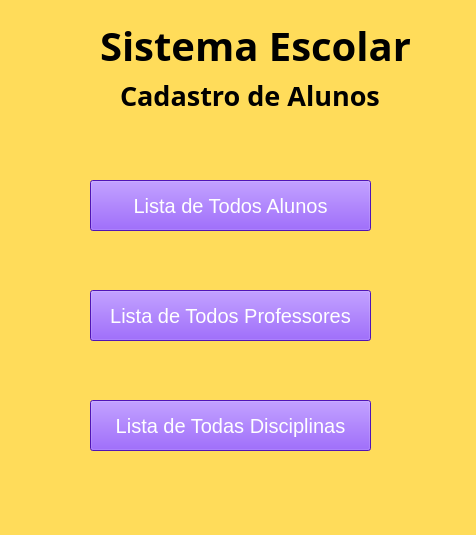
<?xml version="1.0" encoding="UTF-8"?>
<ui version="4.0">
 <class>MainWindow</class>
 <widget class="QMainWindow" name="MainWindow">
  <property name="geometry">
   <rect>
    <x>0</x>
    <y>0</y>
    <width>476</width>
    <height>535</height>
   </rect>
  </property>
  <property name="windowTitle">
   <string>MainWindow</string>
  </property>
  <property name="styleSheet">
   <string notr="true">background-color: rgb(255, 220, 90);</string>
  </property>
  <widget class="QWidget" name="centralwidget">
   <widget class="QPushButton" name="list_aluno">
    <property name="geometry">
     <rect>
      <x>90</x>
      <y>180</y>
      <width>281</width>
      <height>51</height>
     </rect>
    </property>
    <property name="font">
     <font>
      <pointsize>15</pointsize>
     </font>
    </property>
    <property name="styleSheet">
     <string notr="true">background-color: rgb(112, 30, 255);
color: rgb(255, 255, 255);</string>
    </property>
    <property name="text">
     <string>Lista de Todos Alunos</string>
    </property>
   </widget>
   <widget class="QPushButton" name="list_disc">
    <property name="geometry">
     <rect>
      <x>90</x>
      <y>400</y>
      <width>281</width>
      <height>51</height>
     </rect>
    </property>
    <property name="font">
     <font>
      <pointsize>15</pointsize>
     </font>
    </property>
    <property name="styleSheet">
     <string notr="true">background-color: rgb(112, 30, 255);
color: rgb(255, 255, 255);</string>
    </property>
    <property name="text">
     <string>Lista de Todas Disciplinas</string>
    </property>
   </widget>
   <widget class="QLabel" name="label_2">
    <property name="geometry">
     <rect>
      <x>100</x>
      <y>20</y>
      <width>361</width>
      <height>51</height>
     </rect>
    </property>
    <property name="font">
     <font>
      <family>Segoe UI Semibold</family>
      <pointsize>30</pointsize>
      <weight>75</weight>
      <bold>true</bold>
     </font>
    </property>
    <property name="text">
     <string>Sistema Escolar</string>
    </property>
   </widget>
   <widget class="QPushButton" name="list_prof2">
    <property name="geometry">
     <rect>
      <x>90</x>
      <y>290</y>
      <width>281</width>
      <height>51</height>
     </rect>
    </property>
    <property name="font">
     <font>
      <pointsize>15</pointsize>
     </font>
    </property>
    <property name="styleSheet">
     <string notr="true">background-color: rgb(112, 30, 255);
color: rgb(255, 255, 255);</string>
    </property>
    <property name="text">
     <string>Lista de Todos Professores</string>
    </property>
   </widget>
   <widget class="QLabel" name="label_3">
    <property name="geometry">
     <rect>
      <x>120</x>
      <y>70</y>
      <width>301</width>
      <height>51</height>
     </rect>
    </property>
    <property name="font">
     <font>
      <family>Segoe UI Semibold</family>
      <pointsize>20</pointsize>
      <weight>75</weight>
      <bold>true</bold>
     </font>
    </property>
    <property name="text">
     <string>Cadastro de Alunos</string>
    </property>
   </widget>
  </widget>
  <widget class="QMenuBar" name="menubar">
   <property name="geometry">
    <rect>
     <x>0</x>
     <y>0</y>
     <width>476</width>
     <height>21</height>
    </rect>
   </property>
  </widget>
  <widget class="QStatusBar" name="statusbar"/>
 </widget>
 <resources>
  <include location="imagens/proz.qrc"/>
 </resources>
 <connections/>
</ui>
